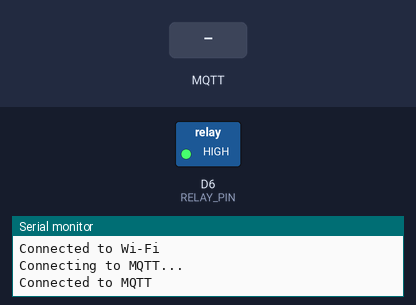
Bench run of a sketch on a simulated ESP8266 (NodeMCU). On the bench: switched loads named in the sketch (green lamp = pin HIGH), the last lines printed to the serial monitor. The test bench sets the inputs (shaded band). WiFi joins after 1.5 s; servers stay silent unless stated; no MQTT or app messages arrive unless stated.

Above: at 3.2 s.
3.3 s: MQTT message "on" arrives on the first subscribed topic
At 3.6 s:
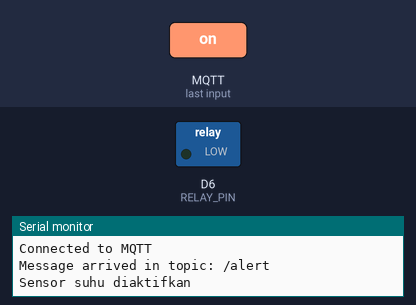
4.8 s: MQTT message "off" arrives on the first subscribed topic
At 6.0 s:
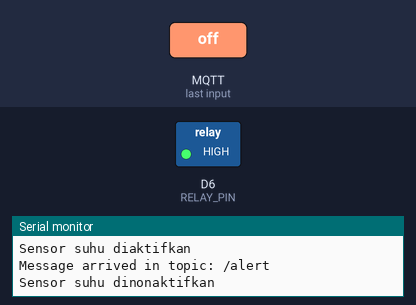
Timing chart, 0 to 7.8 s (numbered marks = the images above; inputs shaded):
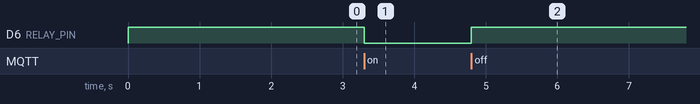

The sketch:

pa_sub.ino
```cpp
#ifdef ESP32
  #include <WiFi.h>
#else
  #include <ESP8266WiFi.h>
#endif
#include <WiFiClientSecure.h>
#include <UniversalTelegramBot.h>
#include <ArduinoJson.h>
#include <PubSubClient.h>

const char* ssid = "Bayu";
const char* password = "bayu1234";

const char* mqtt_server = "public.cloud.shiftr.io";
const char* mqtt_username = "ananta-2109106024";
const char* mqtt_password = "dhu9iayH2ZvPSlNi";

WiFiClient espClient;
PubSubClient client(espClient);

#define RELAY_PIN D6       // Pin yang terhubung ke relay


unsigned long lastMillis = 0;
const long interval = 1000;

bool sensorActive = true; // Status awal sensor aktif
bool relayState = false; // Status awal relay mati

void connect() {
  Serial.print("Connecting to Wi-Fi");
  while (WiFi.status() != WL_CONNECTED) {
    Serial.print(".");
    delay(1000);
  }
  Serial.println("\nConnected to Wi-Fi");

  Serial.print("Connecting to MQTT...");
  while (!client.connect("ESP8266Client", mqtt_username, mqtt_password)) {
    Serial.print(".");
    delay(1000);
  }
  Serial.println("\nConnected to MQTT");

  client.subscribe("/alert");
}

void messageReceived(char* topic, byte* payload, unsigned int length) {
  Serial.print("Message arrived in topic: ");
  Serial.println(topic);

  // Convert byte array to string
  String payloadStr = "";
  for (int i = 0; i < length; i++) {
    payloadStr += (char)payload[i];
  }

  if (strcmp(topic, "/alert") == 0) {
    if (payloadStr == "on") {
      digitalWrite(RELAY_PIN, LOW); // Turn on the relay
      relayState = true;
      Serial.println("Sensor suhu diaktifkan");
      sensorActive = true;
    } else if (payloadStr == "off") {
      digitalWrite(RELAY_PIN, HIGH); // Turn off the relay
      relayState = false;
      Serial.println("Sensor suhu dinonaktifkan");
      sensorActive = false;
    }
  }
}

void setup() {
  Serial.begin(115200);
  WiFi.begin(ssid, password);

  client.setServer(mqtt_server, 1883);
  client.setCallback(messageReceived);

  pinMode(RELAY_PIN, OUTPUT);
  digitalWrite(RELAY_PIN, HIGH); // Pastikan relay mati saat boot

  connect();
}

void loop() {
  client.loop();
  if (!client.connected()) {
    connect();
  }
  if(relayState) {
    digitalWrite(RELAY_PIN, LOW);
  }
}
```

Measured:
- after the input at 3.3 s, D6 (RELAY_PIN): HIGH → LOW at once
- after the input at 4.8 s, D6 (RELAY_PIN): LOW → HIGH at once
